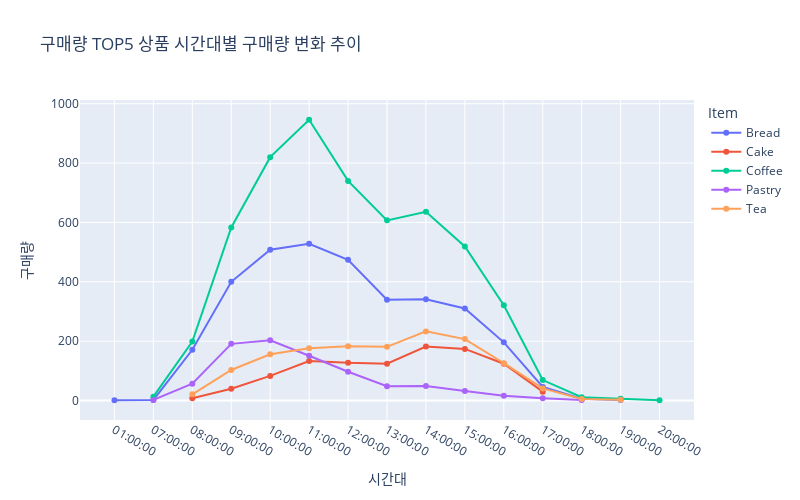

Here is the notebook cell this chart was saved with:
### Code cell
# 구매량 기준 시계열 데이터 시각화
fig = px.line(sales_top5_q_hour_df,x='time', y='Quantity', title='구매량 TOP5 상품 시간대별 구매량 변화 추이',
        hover_name='time', markers=True, color='Item')

# 그래프 디자인 세부 조정
fig.update_traces(hovertemplate=None)
fig.update_layout(
    xaxis_title="시간대",  
    yaxis_title="구매량",
    width=800,
    height=500,
    hovermode='x unified'
)
fig.show()

### Figure 1 — Plotly figure (JSON) as saved in the notebook; plotly's stock layout.template omitted (floating-point values rounded to 4 significant figures)
{"data": [{"hovertext": ["01:00:00", "07:00:00", "08:00:00", "09:00:00", "10:00:00", "11:00:00", "12:00:00", "13:00:00", "14:00:00", "15:00:00", "16:00:00", "17:00:00", "18:00:00", "19:00:00"], "legendgroup": "Bread", "line": {"color": "#636efa", "dash": "solid"}, "marker": {"symbol": "circle"}, "mode": "lines+markers", "name": "Bread", "orientation": "v", "showlegend": true, "type": "scatter", "x": ["01:00:00", "07:00:00", "08:00:00", "09:00:00", "10:00:00", "11:00:00", "12:00:00", "13:00:00", "14:00:00", "15:00:00", "16:00:00", "17:00:00", "18:00:00", "19:00:00"], "xaxis": "x", "y": [1, 2, 171, 400, 508, 528, 474, 340, 341, 310, 196, 46, 6, 2], "yaxis": "y"}, {"hovertext": ["08:00:00", "09:00:00", "10:00:00", "11:00:00", "12:00:00", "13:00:00", "14:00:00", "15:00:00", "16:00:00", "17:00:00"], "legendgroup": "Cake", "line": {"color": "#EF553B", "dash": "solid"}, "marker": {"symbol": "circle"}, "mode": "lines+markers", "name": "Cake", "orientation": "v", "showlegend": true, "type": "scatter", "x": ["08:00:00", "09:00:00", "10:00:00", "11:00:00", "12:00:00", "13:00:00", "14:00:00", "15:00:00", "16:00:00", "17:00:00"], "xaxis": "x", "y": [8, 40, 83, 133, 127, 124, 182, 174, 124, 30], "yaxis": "y"}, {"hovertext": ["07:00:00", "08:00:00", "09:00:00", "10:00:00", "11:00:00", "12:00:00", "13:00:00", "14:00:00", "15:00:00", "16:00:00", "17:00:00", "18:00:00", "19:00:00", "20:00:00"], "legendgroup": "Coffee", "line": {"color": "#00cc96", "dash": "solid"}, "marker": {"symbol": "circle"}, "mode": "lines+markers", "name": "Coffee", "orientation": "v", "showlegend": true, "type": "scatter", "x": ["07:00:00", "08:00:00", "09:00:00", "10:00:00", "11:00:00", "12:00:00", "13:00:00", "14:00:00", "15:00:00", "16:00:00", "17:00:00", "18:00:00", "19:00:00", "20:00:00"], "xaxis": "x", "y": [13, 199, 583, 820, 946, 740, 607, 636, 519, 321, 69, 11, 6, 1], "yaxis": "y"}, {"hovertext": ["07:00:00", "08:00:00", "09:00:00", "10:00:00", "11:00:00", "12:00:00", "13:00:00", "14:00:00", "15:00:00", "16:00:00", "17:00:00", "18:00:00"], "legendgroup": "Pastry", "line": {"color": "#ab63fa", "dash": "solid"}, "marker": {"symbol": "circle"}, "mode": "lines+markers", "name": "Pastry", "orientation": "v", "showlegend": true, "type": "scatter", "x": ["07:00:00", "08:00:00", "09:00:00", "10:00:00", "11:00:00", "12:00:00", "13:00:00", "14:00:00", "15:00:00", "16:00:00", "17:00:00", "18:00:00"], "xaxis": "x", "y": [2, 57, 191, 203, 151, 97, 48, 49, 32, 16, 8, 2], "yaxis": "y"}, {"hovertext": ["08:00:00", "09:00:00", "10:00:00", "11:00:00", "12:00:00", "13:00:00", "14:00:00", "15:00:00", "16:00:00", "17:00:00", "18:00:00", "19:00:00"], "legendgroup": "Tea", "line": {"color": "#FFA15A", "dash": "solid"}, "marker": {"symbol": "circle"}, "mode": "lines+markers", "name": "Tea", "orientation": "v", "showlegend": true, "type": "scatter", "x": ["08:00:00", "09:00:00", "10:00:00", "11:00:00", "12:00:00", "13:00:00", "14:00:00", "15:00:00", "16:00:00", "17:00:00", "18:00:00", "19:00:00"], "xaxis": "x", "y": [21, 103, 156, 176, 183, 181, 233, 207, 126, 41, 5, 3], "yaxis": "y"}], "layout": {"height": 500, "hovermode": "x unified", "legend": {"title": {"text": "Item"}, "tracegroupgap": 0}, "title": {"text": "구매량 TOP5 상품 시간대별 구매량 변화 추이"}, "width": 800, "xaxis": {"anchor": "y", "domain": [0, 1], "title": {"text": "시간대"}}, "yaxis": {"anchor": "x", "domain": [0, 1], "title": {"text": "구매량"}}}}
